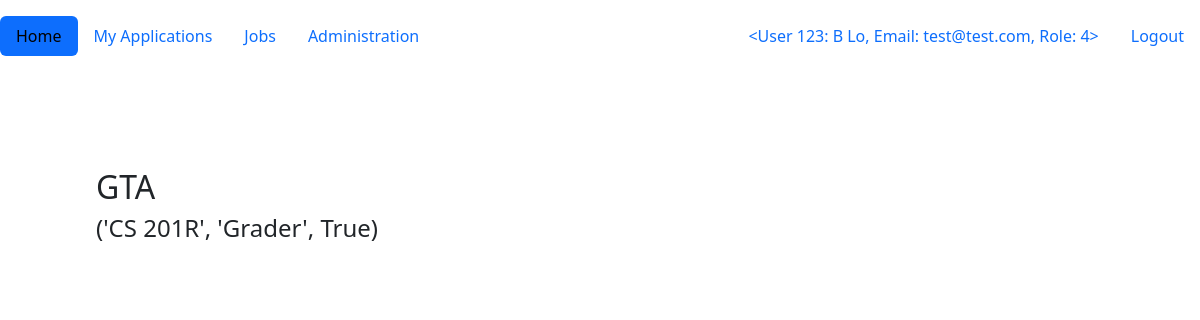
The app's page / (signed in) with its own data.
### gta/model/models.py (models this page shows, shortened)
class Users(UserMixin, db.Model):
    __tablename__ = "Users"
    user_id = db.Column(db.Integer, primary_key=True)
    user_fname = db.Column(db.String(25), nullable=False)
    user_lname = db.Column(db.String(25), nullable=False)
    user_email = db.Column(db.String(25), nullable=False)
    role = db.Column(db.Integer, db.ForeignKey("Roles.role_id"), nullable=False)
    major = db.Column(db.Integer, db.ForeignKey("Majors.major_id"), nullable=False)
    degree = db.Column(db.Integer, db.ForeignKey("Degrees.degree_id"), nullable=False)
    gpa = db.Column(db.Numeric(3,2))
    hours = db.Column(db.Numeric(3,2))
    user_pass = db.Column(db.String)
    def __repr__(self):
        return f"<User {self.user_id}: {self.user_fname} {self.user_lname}, Email: {self.user_email}, Role: {self.role}>"

class Jobs(db.Model):
    __tablename__ = "Jobs"
    job_id = db.Column(db.Integer,autoincrement=True, primary_key=True )
    role_id = db.Column(db.Integer, db.ForeignKey("Roles.role_id"))
    course_required = db.Column(db.Integer, db.ForeignKey("Courses.course_id"))
    certification_required = db.Column(db.Boolean, nullable=False)
    status = db.Column(db.Boolean, nullable=False)
    user_id = db.Column(db.Integer, db.ForeignKey("Users.user_id"))

class Courses(db.Model):
    __tablename__ = "Courses"
    course_id = db.Column(db.Integer, primary_key=True)
    course_name = db.Column(db.String(25), nullable=False)
    course_level = db.Column(db.String(50), nullable=False)
    major_id = db.Column(db.Integer, db.ForeignKey("Majors.major_id"))

class Roles(db.Model):
    __tablename__ = "Roles"
    role_id = db.Column(db.Integer, primary_key=True)
    role_name = db.Column(db.String(25), nullable=False)

### gta/main/routes.py (the view)
@mbp.route('/')
def Home():
    with app.app_context():
        resj = db.session.execute(db.select(Courses.course_name, Jobs.certification_required, Roles.role_name).where(Jobs.role_id == Roles.role_id).where(Jobs.course_required == Courses.course_id)).all()
    jobs = [r for r in resj]
    return render_template("index.html", jobs=jobs)

### gta/main/routes.py (called while the page is built)
@login_manager.user_loader
def load_user(user_id):
    return Users.query.get(int(user_id))

### gta/templates/index.html
{% extends 'base.html' %}
{% block content %}
<h2>GTA</h2>
{% for j in jobs %}
    <h4>{{ j[0], j[2], j[1] }}</h4>
{% endfor %}
{% endblock %}

### gta/templates/base.html (shortened to what this page needs)
{% from 'bootstrap5/nav.html' import render_nav_item %}
<!DOCTYPE html>
    <head>
        {% block styles %}
            {{ bootstrap.load_css() }}
            <link rel="stylesheet" href="{{ url_for('static', filename='style.css')}}" type="text/css">
        {% endblock %}
    </head>
    <body>
        <nav class="navbar navbar-extended-sm">
            <div class="navbar navbar-nav mr-auto">
                <ul class="nav nav-pills">
                    {{ render_nav_item('main.Home', 'Home') }}
                    {{ render_nav_item('main.ApplicationsPage', 'My Applications') }}
                    {% if current_user.is_authenticated %}
                        {{ render_nav_item('main.JobsPage', 'Jobs') }}
                        {{ render_nav_item('main.AdminPage', 'Administration') }}
                    {% endif %}
                </ul>
            </div>
            <div class="navbar navbar-nav ml-auto">
                <ul class="nav nav-pills">
                    {% if current_user.is_authenticated %}
                        {{ render_nav_item('main.AccountPage', current_user)}}
                        {{ render_nav_item('main.Logout', 'Logout')}}
                    {% else %}
                        {{ render_nav_item('form.LoginPage', 'Login') }}
                        {{ render_nav_item('form.RegisterPage', 'Register') }}
                    {% endif %}
                </ul>
            </div>
        </nav>
    <main class="m-5 p-5">
        {% block content %}
        {% endblock %}
    </main>
    </body>
</html>

### records on screen
Users: user_id+user_fname+user_lname "<User 123: B Lo, Email: test@test.com, Role: 4>"
Jobs: certification_required.role_name "('CS 201R', 'Grader', True)"

### other values on screen
{{ render_nav_item('main.Home', 'Home') }} "Home"
{{ render_nav_item('main.ApplicationsPage', 'My Applications') }} "My Applications"
{{ render_nav_item('main.JobsPage', 'Jobs') }} "Jobs"
{{ render_nav_item('main.AdminPage', 'Administration') }} "Administration"
{{ render_nav_item('main.Logout', 'Logout') }} "Logout"
